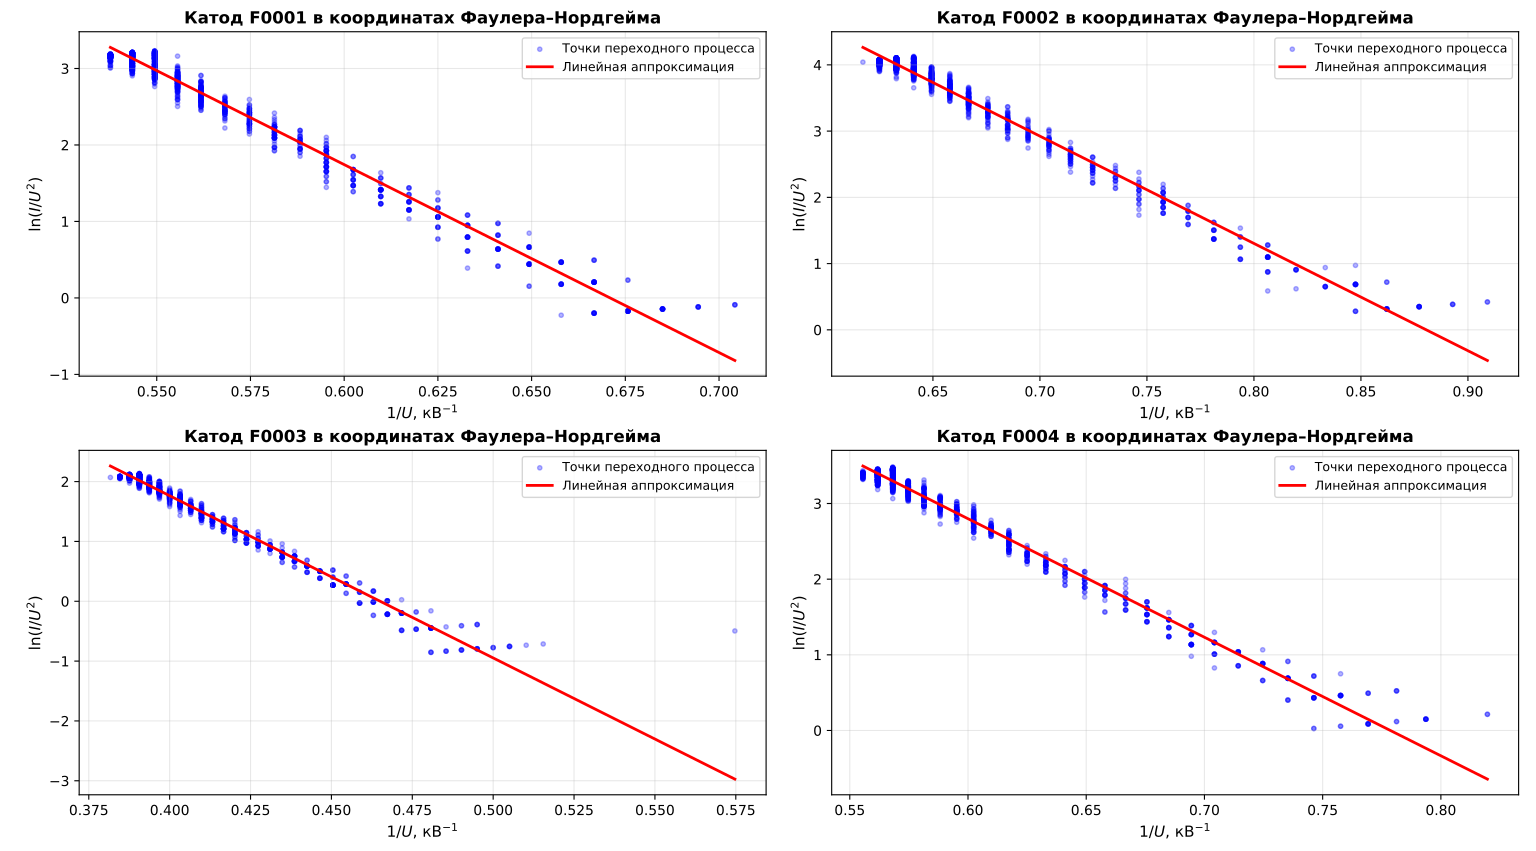

Reproduce this figure in Python.
import numpy as np
import matplotlib.pyplot as plt
from scipy import stats

# ==========================================
# 1. Парсинг CSV файлов (тот же, что раньше)
# ==========================================
def parse_tektronix(filepath):
    time_data, volt_data = [], []
    with open(filepath, 'r', encoding='utf-8', errors='ignore') as f:
        for line in f:
            if line.startswith(','):
                parts = line.strip().split(',')
                try:
                    t = float(parts[3].strip().replace(',', '.'))
                    v = float(parts[4].strip().replace(',', '.'))
                    time_data.append(t)
                    volt_data.append(v)
                except (ValueError, IndexError):
                    continue
    return np.array(time_data), np.array(volt_data)

# ==========================================
# 2. Загрузка данных для всех 4 катодов
# ==========================================
import os
target_dir = r"C:\Users\olezh\OneDrive\Рабочий стол\Лабы\Электроника\5 семестр\АЭП"
os.chdir(target_dir)

R_izm = 21700.0  # Ом

cathodes = ['F0001', 'F0002', 'F0003', 'F0004']
data = {}

for cath in cathodes:
    ch1_file = f"{cath}CH1.CSV"
    ch3_file = f"{cath}CH3.CSV"
    
    if os.path.exists(ch1_file) and os.path.exists(ch3_file):
        time, u_ch1 = parse_tektronix(ch1_file)
        _, u_ch3 = parse_tektronix(ch3_file)
        
        min_len = min(len(time), len(u_ch3))
        time = time[:min_len]
        u_ch1 = u_ch1[:min_len]
        u_ch3 = u_ch3[:min_len]
        
        # Ток в мкА, напряжение в кВ
        i_ua = (u_ch3 / R_izm) * 1e6
        u_kv = u_ch1 / 1000.0
        
        data[cath] = {'time': time, 'U_kV': u_kv, 'I_uA': i_ua}
        print(f"✅ Загружен {cath}: {min_len} точек")

# ==========================================
# 3. Построение графиков Ф-Н для каждого катода
# ==========================================
fig, axes = plt.subplots(2, 2, figsize=(14, 10))
axes = axes.flatten()

for idx, cath in enumerate(cathodes):
    if cath not in data:
        continue
    
    U_kV = data[cath]['U_kV']
    I_uA = data[cath]['I_uA']
    
    # Берём только точки, где U > 0.5 кВ и I > 1 мкА (чтобы избежать шума и деления на ноль)
    mask = (U_kV > 0.5) & (I_uA > 1.0)
    U_filt = U_kV[mask]
    I_filt = I_uA[mask]
    
    # Координаты Ф-Н: x = 1/U (кВ^-1), y = ln(I/U²)
    # I в мкА, U в кВ -> ln(I_мкА / U_кВ²)
    x_FN = 1.0 / U_filt
    y_FN = np.log(I_filt / (U_filt**2))
    
    # Линейная регрессия
    slope, intercept, r_value, p_value, std_err = stats.linregress(x_FN, y_FN)
    
    ax = axes[idx]
    ax.scatter(x_FN, y_FN, s=10, alpha=0.3, color='blue', label='Точки переходного процесса')
    
    # Линия аппроксимации
    x_fit = np.linspace(x_FN.min(), x_FN.max(), 100)
    y_fit = slope * x_fit + intercept
    ax.plot(x_fit, y_fit, 'r-', linewidth=2, label=f'Линейная аппроксимация')
    
    ax.set_xlabel(r'$1/U$, кВ$^{-1}$', fontsize=11)
    ax.set_ylabel(r'$\ln(I/U^2)$', fontsize=11)
    ax.set_title(f'Катод {cath} в координатах Фаулера–Нордгейма', fontsize=12, fontweight='bold')
    ax.legend(fontsize=9)
    ax.grid(True, alpha=0.3)

plt.tight_layout()
plt.savefig('transient_FN.png', dpi=300, bbox_inches='tight')
plt.savefig('transient_FN.pdf', bbox_inches='tight')
print("\n✅ Графики Ф-Н из переходных процессов сохранены как 'transient_FN.png/pdf'")
plt.show()

# ==========================================
# 4. Вывод результатов для каждого катода
# ==========================================
print("\n" + "="*70)
print("РЕЗУЛЬТАТЫ АППРОКСИМАЦИИ Ф-Н ДЛЯ КАЖДОГО КАТОДА")
print("="*70)

phi = 4.7  # эВ

for cath in cathodes:
    if cath not in data:
        continue
    
    U_kV = data[cath]['U_kV']
    I_uA = data[cath]['I_uA']
    
    mask = (U_kV > 0.5) & (I_uA > 1.0)
    U_filt = U_kV[mask]
    I_filt = I_uA[mask]
    
    x_FN = 1.0 / U_filt
    y_FN = np.log(I_filt / (U_filt**2))
    
    slope, intercept, r_value, p_value, std_err = stats.linregress(x_FN, y_FN)
    
    # Форм-фактор: beta = -6.83 * phi^(3/2) / slope (slope в кВ)
    beta = -6.83 * (phi**1.5) / slope
    
    print(f"\n{cath}:")
    print(f"  Наклон: {slope:.2f} кВ")
    print(f"  R²: {r_value**2:.4f}")
    print(f"  β = {beta:.2f} · 10⁶ м⁻¹")
